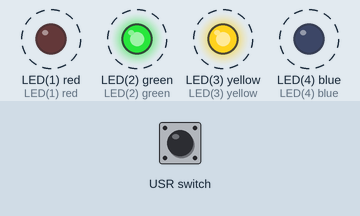
Simulated run of this program. Board: pyboard running MicroPython. Shown: output pins drawn as LEDs (lit = HIGH). Dashed ring = blinking. The inputs (shaded band) are chosen by the test bench. Library files of the repository ran but are not shown: 1 file(s).

Above: at 1.26 s.
1.3 s: USR switch pressed for 0.15 s
At 1.9 s:
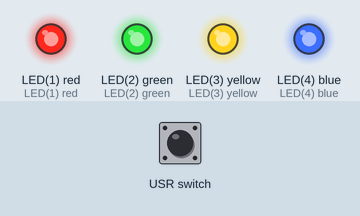
4.4 s: USR switch pressed for 1 s
At 6.81 s:
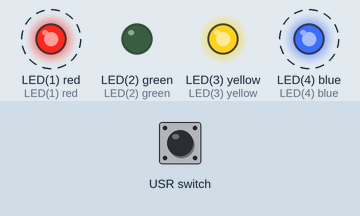
Timing chart, 0 to 14.2 s (numbered marks = the images above; inputs shaded):
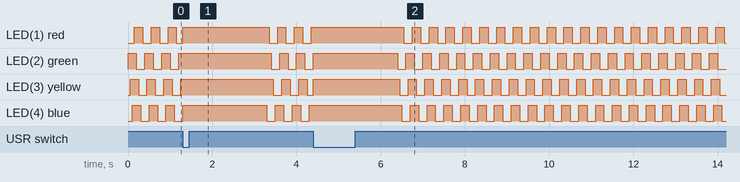

The program:

main.py
```python
# main.py -- put your code here!
leds = [pyb.LED(i) for i in range(1,5)]

sw=pyb.Switch()
def test():
    pyb.LED(1).on()
    pyb.LED(2).on()
    pyb.LED(3).on()
    pyb.LED(4).on()
    pyb.delay(2000)
sw.callback(test)

for l in leds:
    l.off()

n = 0

try:
   while True:
      n = (n + 1) % 4
      leds[n].toggle()
      pyb.delay(50)
finally:
    for l in leds:
        l.off()
```

Measured:
- by itself, LED(2) green, LED(3) yellow: repeats every 0.40 s: LOW 0.20 s, HIGH 0.20 s
- by itself, LED(4) blue: alternates HIGH for 0.20 s and LOW for 0.20 s
